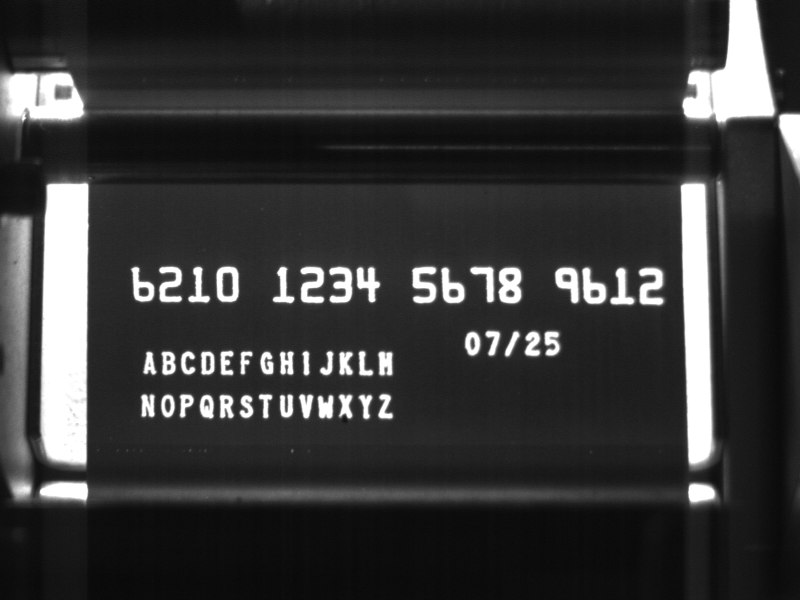
#> input picture datasets/烫金/image1.bmp, 1600 x 1200 px (shown at 1/2 size)
$ python -i main_recognizer.py   (imports and definitions only)
#> lines starting #> are read from the running program, lines starting #| are printed output that depends on the picture; after the words box and inside, x2 and y2 are one past the last pixel; in counts of white or black regions, pixels touching at a corner belong together
### utils/exception_utils.py
"""
异常处理工具模块
提供装饰器和上下文管理器来简化异常处理，提高代码可读性
"""

import functools
import logging
import traceback
from contextlib import contextmanager
from typing import Any, Callable, Optional, Type, Union, Tuple
import tkinter.messagebox as messagebox

# 导入配置模块
try:
    from .error_config import error_config, ErrorCategory, get_error_category, get_error_message
except ImportError:
    try:
        from error_config import error_config, ErrorCategory, get_error_category, get_error_message
    except ImportError:
        # 如果配置模块不可用，使用简单的默认配置
        error_config = None
        ErrorCategory = None
        get_error_category = lambda e: "business"
        get_error_message = lambda c, t, d: d

# 配置日志
logging.basicConfig(level=logging.INFO)
logger = logging.getLogger(__name__)


def safe_execute(
    default_return: Any = None,
    exceptions: Union[Type[Exception], Tuple[Type[Exception], ...]] = Exception,
    log_error: bool = True,
    show_error: bool = False,
    error_message: str = "操作失败"
):
    """
    装饰器：安全执行函数，捕获异常并返回默认值

    Args:
        default_return: 异常时返回的默认值
        exceptions: 要捕获的异常类型
        log_error: 是否记录错误日志
        show_error: 是否显示错误对话框
        error_message: 错误消息前缀
    """
#> further down, picture is the input picture: shape (1200, 1600, 3); min 4, max 255, mean 54
    def decorator(func: Callable) -> Callable:
        @functools.wraps(func)
        def wrapper(*args, **kwargs):
            try:
                return func(*args, **kwargs)
            except exceptions as e:
                if log_error:
                    logger.error(f"{error_message} - {func.__name__}: {str(e)}")
                    logger.debug(traceback.format_exc())

                if show_error:
                    messagebox.showerror("错误", f"{error_message}:\n{str(e)}")

                return default_return
        return wrapper
    return decorator


# [83 lines left out: functions retry_on_failure, safe_resource, suppress_errors, not called in this run]


class SmartErrorHandler:
    """智能错误处理器 - 基于配置的异常处理"""

    # [40 lines left out: functions handle_with_category, _handle_exception, not called in this run]


class ErrorHandler:
    """统一的错误处理器 - 保持向后兼容"""

    # [84 lines left out: functions handle_camera_error, handle_ui_error, handle_file_error, handle_system_error, safe_call, safe_get_attribute and 1 more, not called in this run]

### utils/error_config.py
"""
异常处理配置模块
集中管理异常处理的行为和策略
"""

import logging
from enum import Enum
from typing import Dict, Any, Optional


class ErrorLevel(Enum):
    """错误级别枚举"""
    SILENT = "silent"           # 静默处理，不显示给用户
    LOG_ONLY = "log_only"       # 只记录日志
    NOTIFY_USER = "notify_user" # 通知用户
    CRITICAL = "critical"       # 关键错误，需要立即处理


class ErrorCategory(Enum):
    """错误类别枚举"""
    CAMERA = "camera"           # 相机相关错误
    FILE_IO = "file_io"         # 文件操作错误
    UI = "ui"                   # 界面操作错误
    NETWORK = "network"         # 网络相关错误
    SYSTEM = "system"           # 系统级错误
    BUSINESS = "business"       # 业务逻辑错误


class ErrorHandlingConfig:
    """异常处理配置类"""

    # 默认配置
    DEFAULT_CONFIG = {
        ErrorCategory.CAMERA: {
            'level': ErrorLevel.LOG_ONLY,
            'show_user_message': False,
            'log_level': logging.WARNING,
            'retry_attempts': 2,
            'retry_delay': 0.1
        },
        ErrorCategory.FILE_IO: {
            'level': ErrorLevel.NOTIFY_USER,
            'show_user_message': True,
            'log_level': logging.ERROR,
            'retry_attempts': 1,
            'retry_delay': 0.0
        },
        ErrorCategory.UI: {
            'level': ErrorLevel.NOTIFY_USER,
            'show_user_message': True,
            'log_level': logging.ERROR,
            'retry_attempts': 0,
            'retry_delay': 0.0
        },
        ErrorCategory.NETWORK: {
            'level': ErrorLevel.LOG_ONLY,
            'show_user_message': False,
            'log_level': logging.WARNING,
            'retry_attempts': 3,
            'retry_delay': 1.0
        },
        ErrorCategory.SYSTEM: {
            'level': ErrorLevel.CRITICAL,
            'show_user_message': True,
            'log_level': logging.CRITICAL,
            'retry_attempts': 0,
            'retry_delay': 0.0
        },
        ErrorCategory.BUSINESS: {
            'level': ErrorLevel.NOTIFY_USER,
            'show_user_message': True,
            'log_level': logging.ERROR,
            'retry_attempts': 0,
            'retry_delay': 0.0
        }
    }

    def __init__(self, config: Optional[Dict] = None):
        """
        初始化配置

        Args:
            config: 自定义配置字典，会覆盖默认配置
        """
        self.config = self.DEFAULT_CONFIG.copy()
        if config:
            self._merge_config(config)

    # [7 lines left out: function _merge_config, not called in this run]

    def get_config(self, category: ErrorCategory) -> Dict[str, Any]:
        """获取指定类别的配置"""
        return self.config.get(category, self.DEFAULT_CONFIG[ErrorCategory.BUSINESS])

    def should_show_user_message(self, category: ErrorCategory) -> bool:
        """是否应该显示用户消息"""
        return self.get_config(category).get('show_user_message', True)

    def get_log_level(self, category: ErrorCategory) -> int:
        """获取日志级别"""
        return self.get_config(category).get('log_level', logging.ERROR)

    # [4 lines left out: function get_retry_config, not called in this run]


# 全局配置实例
error_config = ErrorHandlingConfig()


# 预定义的错误消息模板
ERROR_MESSAGES = {
    ErrorCategory.CAMERA: {
        'connection_failed': '相机连接失败，请检查相机是否正确连接',
        'capture_failed': '图像捕获失败，请重试',
        'setting_failed': '相机参数设置失败',
        'trigger_failed': '触发模式设置失败'
    },
    ErrorCategory.FILE_IO: {
        'read_failed': '文件读取失败，请检查文件是否存在且有读取权限',
        'write_failed': '文件写入失败，请检查磁盘空间和写入权限',
        'path_not_found': '指定的路径不存在',
        'permission_denied': '没有足够的权限访问文件'
    },
    ErrorCategory.UI: {
        'widget_creation_failed': '界面组件创建失败',
        'event_binding_failed': '事件绑定失败',
        'display_update_failed': '界面更新失败'
    },
    ErrorCategory.NETWORK: {
        'connection_timeout': '网络连接超时',
        'request_failed': '网络请求失败',
        'server_error': '服务器错误'
    },
    ErrorCategory.SYSTEM: {
        'memory_error': '内存不足',
        'resource_exhausted': '系统资源耗尽',
        'permission_error': '系统权限错误'
    },
    ErrorCategory.BUSINESS: {
        'validation_failed': '数据验证失败',
        'operation_not_allowed': '当前状态下不允许此操作',
        'resource_not_found': '请求的资源不存在'
    }
}


# [13 lines left out: function get_error_message, not called in this run]


# 常用的异常类型映射
EXCEPTION_CATEGORY_MAP = {
    # 文件相关异常
    FileNotFoundError: ErrorCategory.FILE_IO,
    PermissionError: ErrorCategory.FILE_IO,
    IOError: ErrorCategory.FILE_IO,
    OSError: ErrorCategory.FILE_IO,

    # 系统相关异常
    MemoryError: ErrorCategory.SYSTEM,
    SystemError: ErrorCategory.SYSTEM,

    # 网络相关异常
    ConnectionError: ErrorCategory.NETWORK,
    TimeoutError: ErrorCategory.NETWORK,

    # UI相关异常（tkinter）
    'tkinter.TclError': ErrorCategory.UI,

    # 业务逻辑异常
    ValueError: ErrorCategory.BUSINESS,
    TypeError: ErrorCategory.BUSINESS,
    AttributeError: ErrorCategory.BUSINESS,
}


# [23 lines left out: function get_error_category, not called in this run]

### recognizer/main_recognizer.py
import tkinter as tk
from tkinter import filedialog, messagebox, ttk
from PIL import Image, ImageTk
import cv2
import numpy as np
import os
import time
import json
import shutil

# 导入异常处理工具
try:
    from utils.exception_utils import ErrorHandler, safe_call, safe_execute, suppress_errors
except ImportError:
    # 如果异常处理工具不可用，使用简单的装饰器
    # [18 lines left out: functions safe_execute, safe_call, not called in this run]

class BankCardRecognizer:
    def __init__(self):
        self.templates = {}
        self.norm_size = (64, 96)
        self.loaded_fields = []
        self.layout_config = {}
        # ★★★ 新增：记录训练图像的标准尺寸 ★★★
        self.standard_image_size = None  # (width, height)

    # [78 lines left out: functions cv2_imread_chinese, resize_with_padding, load_templates, not called in this run]

    @safe_execute(default_return=(None, None), log_error=True, error_message="图像预处理失败")
    def preprocess_image(self, roi_img):
        if roi_img is None: return None, None
        if len(roi_img.shape) == 3: gray = cv2.cvtColor(roi_img, cv2.COLOR_BGR2GRAY)
        else: gray = roi_img

        clahe = cv2.createCLAHE(clipLimit=3.0, tileGridSize=(8, 8))
        enhanced = clahe.apply(gray)
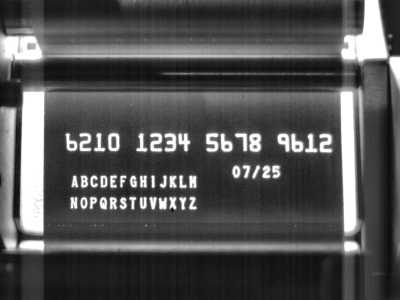
#> enhanced: shape (1200, 1600) (shown at 1/4 size); min 2, max 255, mean 81
        _, binary_detect = cv2.threshold(enhanced, 0, 255, cv2.THRESH_BINARY | cv2.THRESH_OTSU)
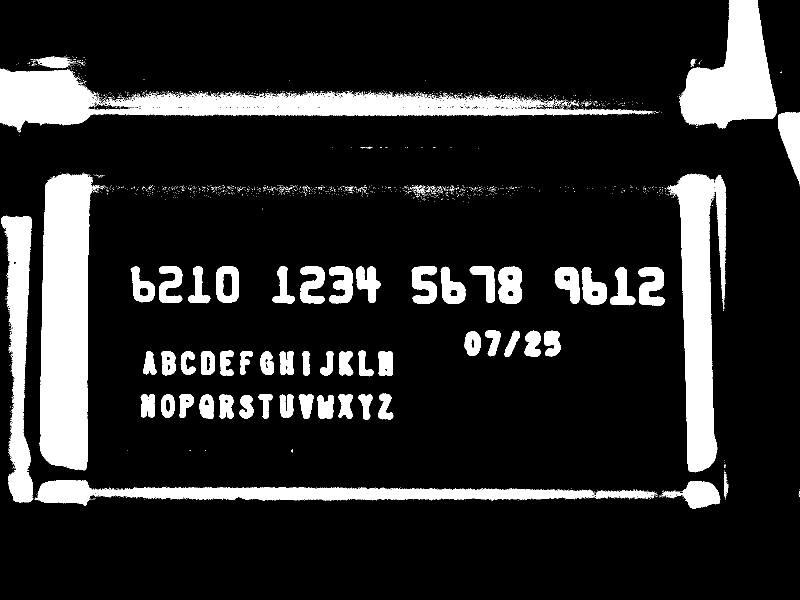
#> binary_detect: shape (1200, 1600) (shown at 1/2 size); 15.2% white; 1887 white regions (1822 under 20 px), largest, box (x1, y1, x2, y2) and area: (79, 347, 201, 941) 53288, (0, 137, 1305, 265) 49829, (1334, 347, 1453, 945) 36639
        binary_detect = cv2.morphologyEx(binary_detect, cv2.MORPH_CLOSE, cv2.getStructuringElement(cv2.MORPH_RECT, (2, 3)))
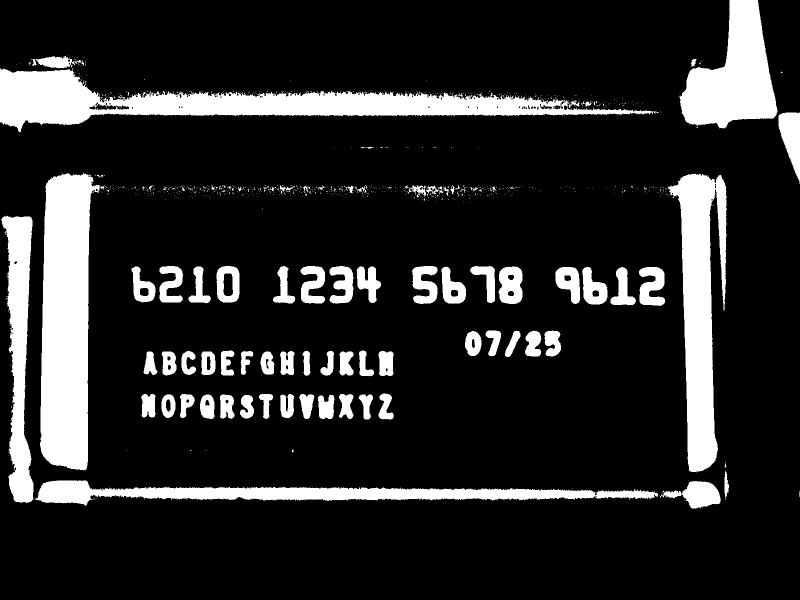
#> binary_detect: shape (1200, 1600) (shown at 1/2 size); 15.7% white; 814 white regions (731 under 20 px), largest, box (x1, y1, x2, y2) and area: (0, 136, 1318, 265) 56939, (80, 345, 212, 941) 53582, (1335, 347, 1454, 945) 37082
        binary_detect = cv2.dilate(binary_detect, cv2.getStructuringElement(cv2.MORPH_RECT, (2, 2)), iterations=1)
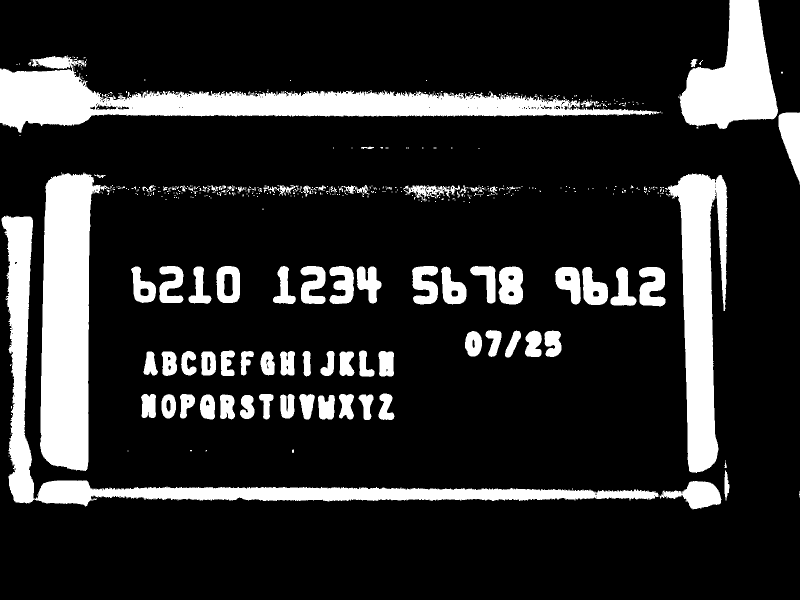
#> binary_detect: shape (1200, 1600) (shown at 1/2 size); 16.7% white; 546 white regions (441 under 20 px), largest, box (x1, y1, x2, y2) and area: (0, 112, 1319, 266) 62112, (80, 345, 218, 942) 54419, (3, 431, 1317, 1013) 50332

        img_inverted = 255 - gray
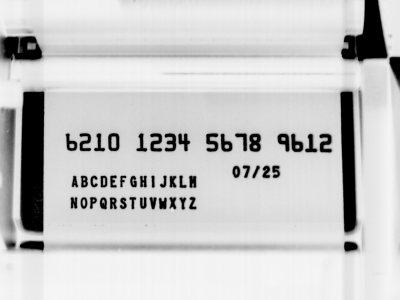
#> img_inverted: shape (1200, 1600) (shown at 1/4 size); min 0, max 251, mean 201
        img_template_gray = clahe.apply(img_inverted)
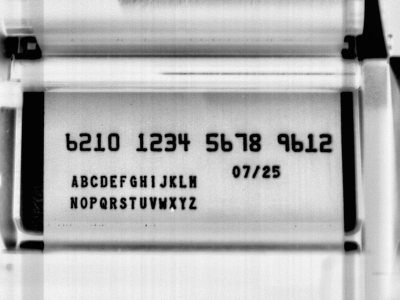
#> img_template_gray: shape (1200, 1600) (shown at 1/4 size); min 2, max 254, mean 177.3
        _, binary_template = cv2.threshold(img_template_gray, 0, 255, cv2.THRESH_BINARY | cv2.THRESH_OTSU)
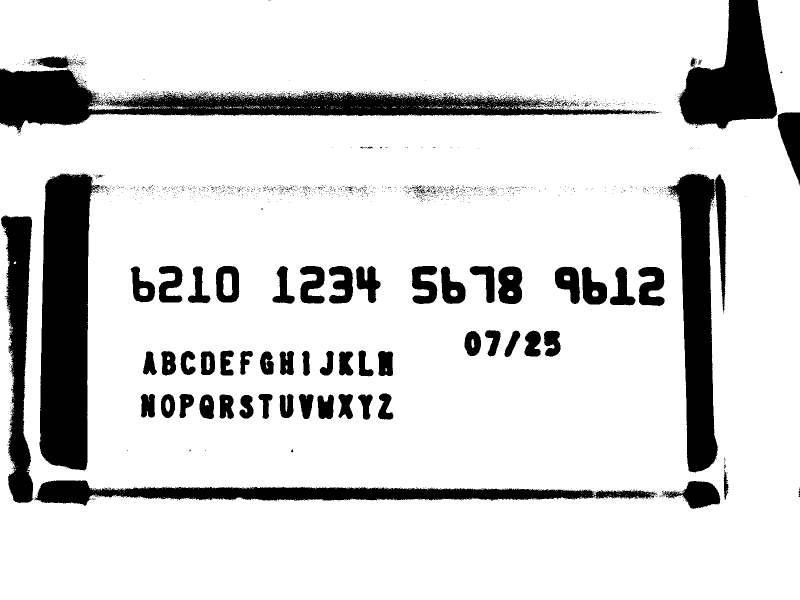
#> binary_template: shape (1200, 1600) (shown at 1/2 size); 84.5% white; 1962 black regions (1890 under 20 px), largest, box (x1, y1, x2, y2) and area: (79, 347, 201, 941) 53527, (0, 137, 1320, 266) 50902, (1334, 347, 1453, 945) 37289
        return binary_detect, binary_template

    # [104 lines left out: functions match_char, infer_field_type, locate_anchor_offset, not called in this run]

class OCRApp:
    # [215 lines left out: functions __init__, _setup_ui, _load_solutions, on_solution_change, _get_fit_scale, load_image and 3 more, not called in this run]

    def on_pan_start(self, event): self.canvas.scan_mark(event.x, event.y)
    def on_pan_drag(self, event): self.canvas.scan_dragto(event.x, event.y, gain=1)

    # [51 lines left out: functions _redraw_canvas, clear_tasks, clear_results, not called in this run]

    def on_mouse_down(self, event):
        self.roi_start = (self.canvas.canvasx(event.x), self.canvas.canvasy(event.y))
        self.canvas.delete("temp_roi")

    # [263 lines left out: functions on_mouse_drag, on_mouse_up, sort_multiline_chars, add_roi_task, run_auto_recognize, _process_single_roi and 2 more, not called in this run]

# [4 lines not run here, left out]

>>> import cv2
>>> picture = cv2.imread('../datasets/烫金/image1.bmp')
>>> result = BankCardRecognizer().preprocess_image(picture)

$ run again, on datasets/烫金/image2.bmp
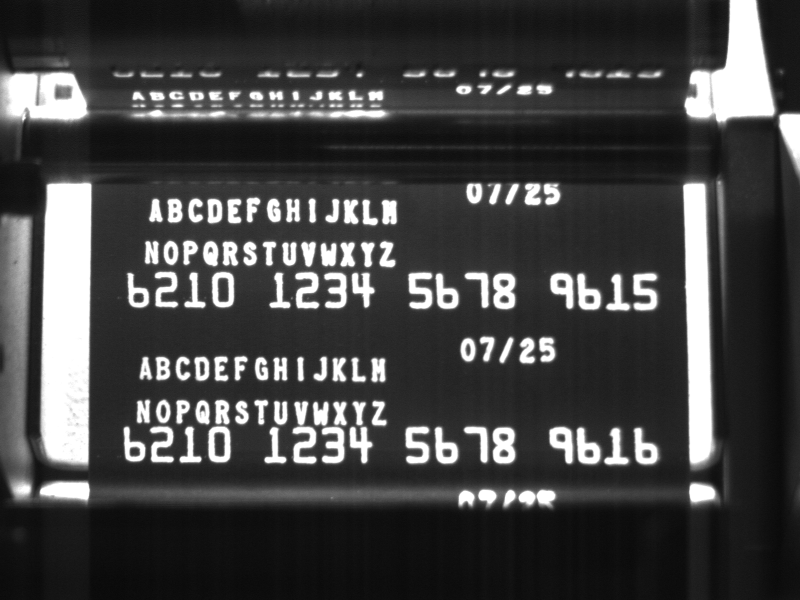
#> input picture datasets/烫金/image2.bmp, 1600 x 1200 px (shown at 1/2 size)
#> picture is the input picture: shape (1200, 1600, 3); min 5, max 255, mean 67.1
#> in preprocess_image, `_, binary_detect = cv2.threshold(enhanced, 0, 255, cv2.THRESH_BINARY |..`:
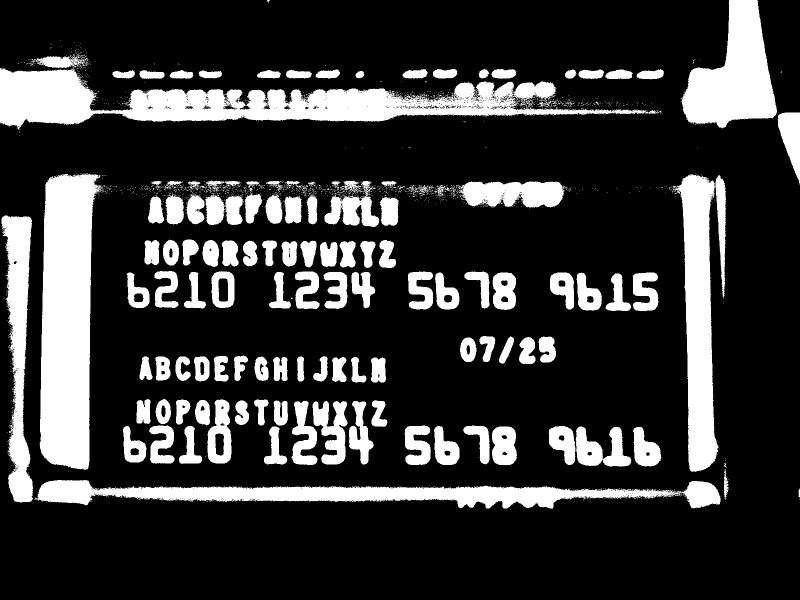
#> binary_detect: shape (1200, 1600) (shown at 1/2 size); 21.4% white; 1679 white regions (1544 under 20 px), largest, box (x1, y1, x2, y2) and area: (0, 135, 1323, 260) 64434, (79, 347, 204, 940) 56183, (68, 960, 1441, 1017) 36666
#> in preprocess_image, `_, binary_template = cv2.threshold(img_template_gray, 0, 255, cv2.THRE..`:
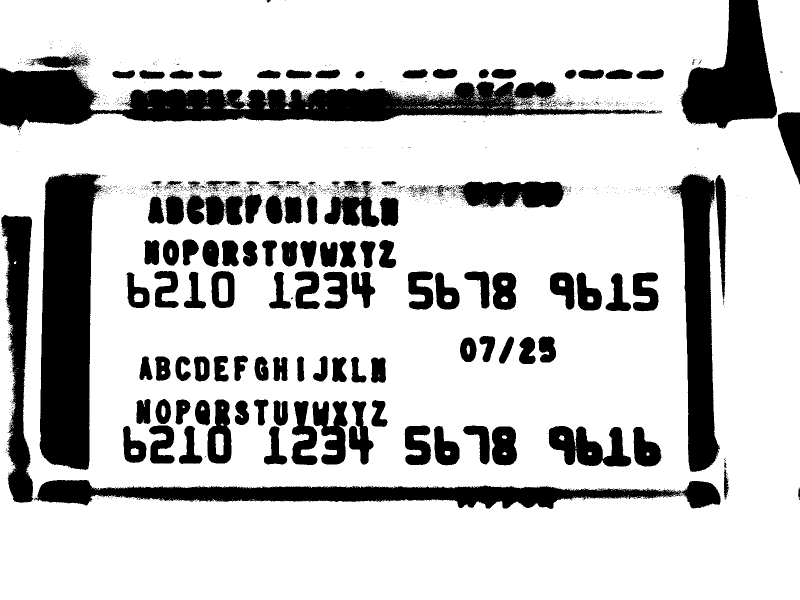
#> binary_template: shape (1200, 1600) (shown at 1/2 size); 78.2% white; 1808 black regions (1672 under 20 px), largest, box (x1, y1, x2, y2) and area: (0, 135, 1324, 260) 65905, (79, 347, 208, 940) 56408, (67, 960, 1441, 1018) 37781
